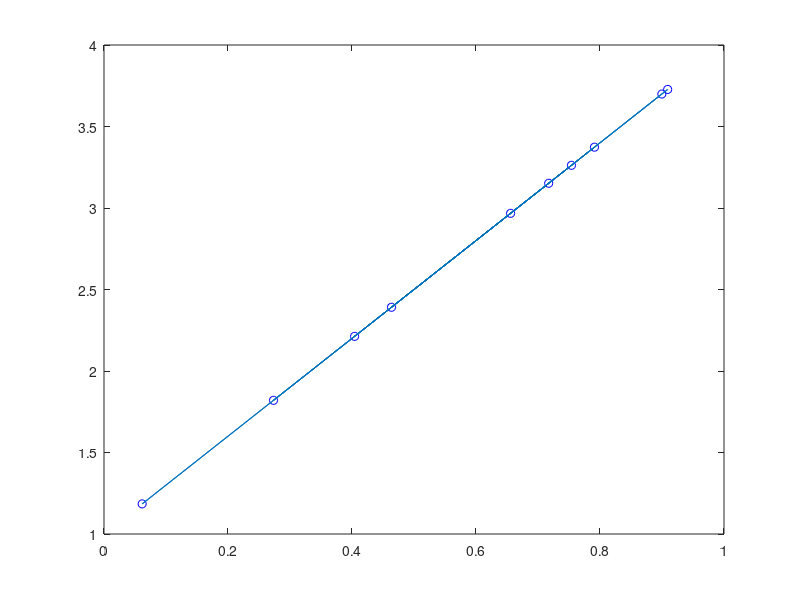

This figure's MATLAB source: (Note: this script raises an error after producing the figure.)
% this file is for saving results and figures in separate folders.

clear all; clc;


for i = 1:5    
    
    x = rand(10,1) ; 
    y = 3*x + i^2 ;
    plot(x,y,"bo"); hold on;
    a = plot(x,y) ; hold off;
    
    dest_dir = "D:\folderpath" + i ;
    mkdir(dest_dir);
  
    filename = "plot"+string(i)+".png";
    
    % saveas(fig,filename)
    fig_file = fullfile(dest_dir , filename)
    
    %saveas(a, filename)  %save the file there directory
    saveas( a, fig_file)
    result = "results"+i;
    
    matfile = fullfile(dest_dir, result);
    save(matfile);
    %save(result)
end
